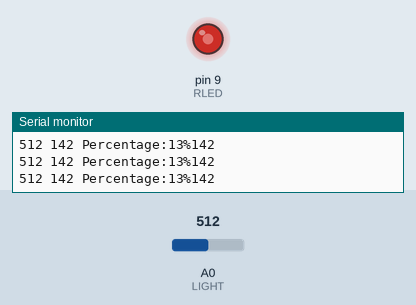
This sketch was run on a simulated Arduino Uno, built with avr-gcc and run on an emulated ATmega328P. Parts: output pins drawn as LEDs (lit = HIGH), the last lines printed to the serial monitor. The test bench sets the inputs (shaded band); at power-on: A0 (LIGHT) = 512.

Above: at 1.2 s.
1.3 s: A0 (LIGHT) set to 900
At 2.1 s:
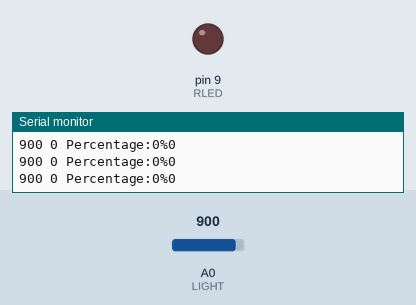
2.8 s: A0 (LIGHT) set to 883
At 3.6 s:
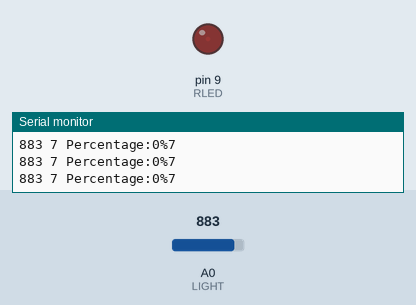
4.3 s: A0 (LIGHT) set to 716
At 5.5 s:
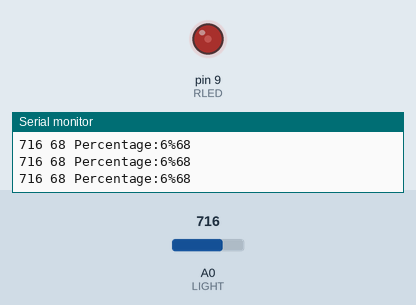
5.8 s: A0 (LIGHT) set to 306
At 6.7 s:
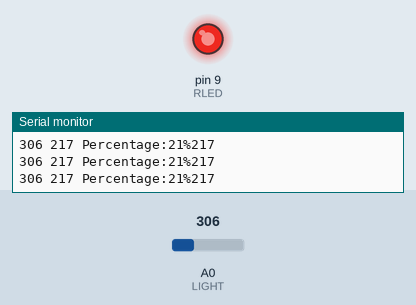
7.3 s: A0 (LIGHT) set to 511
At 8.5 s:
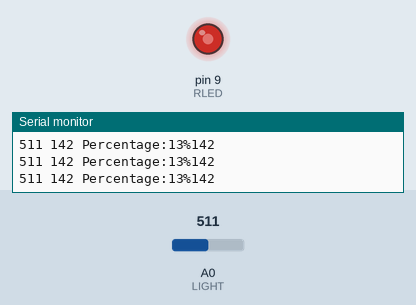
Timing chart, 0 to 10.3 s (numbered marks = the images above; inputs shaded):
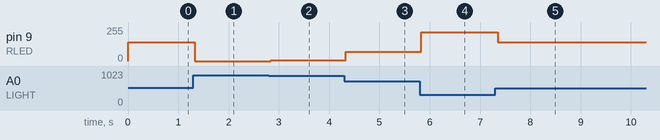

Measured:
- after the input at 1.3 s, pin 9 (RLED): 142/255 → 0/255 at once
- after the input at 2.8 s, pin 9 (RLED): 0/255 → 7/255 at once
- after the input at 4.3 s, pin 9 (RLED): 7/255 → 68/255 at once
- after the input at 5.8 s, pin 9 (RLED): 68/255 → 217/255 at once
- after the input at 7.3 s, pin 9 (RLED): 217/255 → 142/255 after 0.05 s

The sketch:

09_photo_resistor.ino
```cpp
//자동야간 조명 프로그램
const int RLED = 9;  // 9번 핀으로 빨간색 RLED 출력
const int LIGHT = 0;  // 아날로그 입력 0번 핀으로 포토레지스터 입력
const int MIN_LIGHT = 200;  //최저 조도값 200(상수)
const int MAX_LIGHT = 900;  //최대 조도값 900(상수)
int val = 0;  //포토레지스터가 읽은 현재 조도값을 저장하는 변수

void setup() {
  Serial.begin(9600);
  pinMode(RLED,OUTPUT);  //RLED 핀을 출력으로 지정
}

void loop() {
  val = analogRead(LIGHT);  //포토레지스터에서 현재 조도값 읽음
  Serial.print(val); Serial.print(" ");
  val = map(val, MIN_LIGHT, MAX_LIGHT, 255, 0);  // 8비트 값으로 매핑
  Serial.print(val); Serial.print(" ");

  int per = map(val, 0, 1023, 0, 100);  //가변 저항 값을 백분율(%)로 변환
  Serial.print("Percentage:");
  Serial.print(per);  //백분율(%)로 변환된 값 출력
  Serial.print("%");  //'%' 기호 출력, 줄바꿈

  val = constrain(val, 0, 255);  //매핑된 조도 값을 0 - 255 사이의 값으로 제한
  Serial.println(val);

  analogWrite(RLED, val);  //조도 값에 따라 LED 밝기를 조정
}
```
